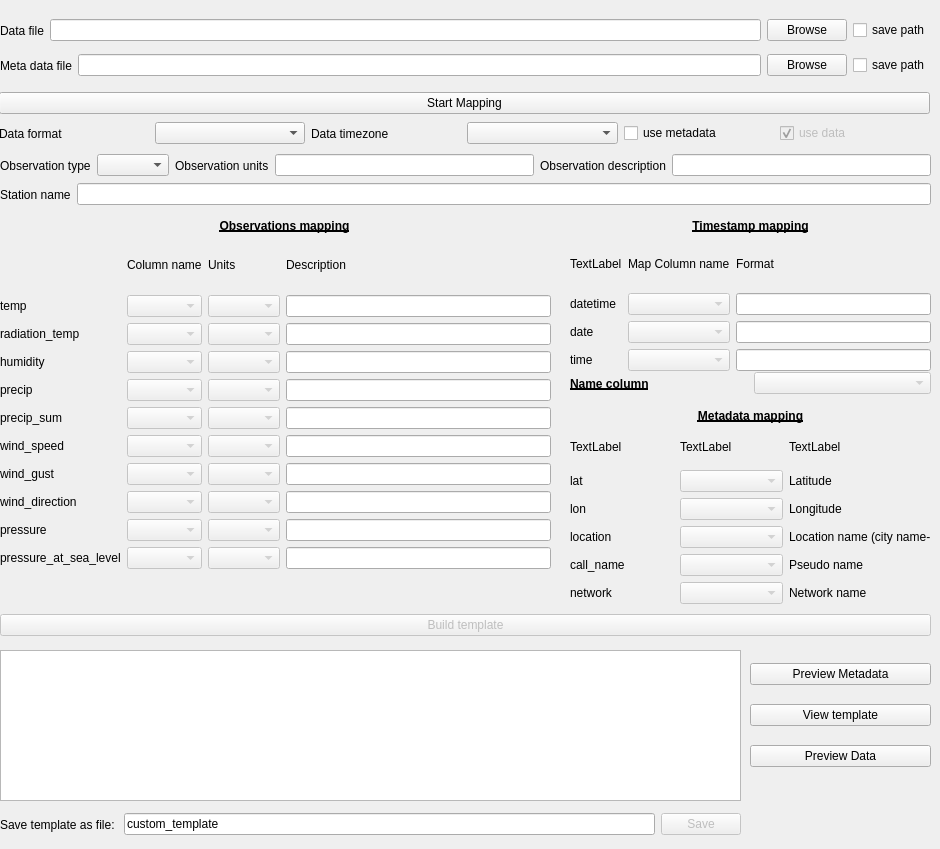
          <widget class="QWidget" name="tab">
           <attribute name="title">
            <string>Template builder</string>
           </attribute>
           <widget class="QWidget" name="horizontalLayoutWidget">
            <property name="geometry">
             <rect>
              <x>0</x>
              <y>10</y>
              <width>931</width>
              <height>41</height>
             </rect>
            </property>
            <layout class="QHBoxLayout" name="horizontalLayout_3">
             <item>
              <widget class="QLabel" name="label">
               <property name="text">
                <string>Data file</string>
               </property>
              </widget>
             </item>
             <item>
              <widget class="QLineEdit" name="data_file_T"/>
             </item>
             <item>
              <widget class="QPushButton" name="Browse_data_B">
               <property name="text">
                <string>Browse</string>
               </property>
              </widget>
             </item>
             <item>
              <widget class="QCheckBox" name="save_data_path">
               <property name="text">
                <string>save path</string>
               </property>
              </widget>
             </item>
            </layout>
           </widget>
           <widget class="QWidget" name="horizontalLayoutWidget_2">
            <property name="geometry">
             <rect>
              <x>0</x>
              <y>50</y>
              <width>931</width>
              <height>31</height>
             </rect>
            </property>
            <layout class="QHBoxLayout" name="horizontalLayout_4">
             <item>
              <widget class="QLabel" name="label_2">
               <property name="text">
                <string>Meta data file</string>
               </property>
              </widget>
             </item>
             <item>
              <widget class="QLineEdit" name="metadata_file_T"/>
             </item>
             <item>
              <widget class="QPushButton" name="Browse_metadata_B">
               <property name="text">
                <string>Browse</string>
               </property>
              </widget>
             </item>
             <item>
              <widget class="QCheckBox" name="save_metadata_path">
               <property name="text">
                <string>save path</string>
               </property>
              </widget>
             </item>
            </layout>
           </widget>
           <widget class="QWidget" name="horizontalLayoutWidget_3">
            <property name="geometry">
             <rect>
              <x>-1</x>
              <y>90</y>
              <width>931</width>
              <height>27</height>
             </rect>
            </property>
            <layout class="QHBoxLayout" name="horizontalLayout_5">
             <item>
              <widget class="QPushButton" name="start_mapping_B">
               <property name="text">
                <string>Start Mapping</string>
               </property>
              </widget>
             </item>
            </layout>
           </widget>
           <widget class="QWidget" name="horizontalLayoutWidget_4">
            <property name="geometry">
             <rect>
              <x>-1</x>
              <y>120</y>
              <width>931</width>
              <height>27</height>
             </rect>
            </property>
            <layout class="QHBoxLayout" name="horizontalLayout_6">
             <item>
              <widget class="QLabel" name="label_49">
               <property name="text">
                <string>Data format</string>
               </property>
              </widget>
             </item>
             <item>
              <widget class="QComboBox" name="browse_format"/>
             </item>
             <item>
              <widget class="QLabel" name="label_54">
               <property name="maximumSize">
                <size>
                 <width>342</width>
                 <height>16777215</height>
                </size>
               </property>
               <property name="text">
                <string>Data timezone</string>
               </property>
              </widget>
             </item>
             <item>
              <widget class="QComboBox" name="timezone_spinner"/>
             </item>
             <item>
              <widget class="QCheckBox" name="use_metadata">
               <property name="text">
                <string>use metadata</string>
               </property>
              </widget>
             </item>
             <item>
              <widget class="QCheckBox" name="checkBox">
               <property name="enabled">
                <bool>false</bool>
               </property>
               <property name="text">
                <string>use data</string>
               </property>
               <property name="checkable">
                <bool>true</bool>
               </property>
               <property name="checked">
                <bool>true</bool>
               </property>
               <property name="autoExclusive">
                <bool>false</bool>
               </property>
              </widget>
             </item>
            </layout>
           </widget>
           <widget class="QWidget" name="horizontalLayoutWidget_5">
            <property name="geometry">
             <rect>
              <x>0</x>
              <y>150</y>
              <width>931</width>
              <height>31</height>
             </rect>
            </property>
            <layout class="QHBoxLayout" name="horizontalLayout_7">
             <item>
              <widget class="QLabel" name="label_50">
               <property name="text">
                <string>Observation type</string>
               </property>
              </widget>
             </item>
             <item>
              <widget class="QComboBox" name="wide_obs_type"/>
             </item>
             <item>
              <widget class="QLabel" name="label_51">
               <property name="text">
                <string>Observation units</string>
               </property>
              </widget>
             </item>
             <item>
              <widget class="QLineEdit" name="wide_obs_units">
               <property name="enabled">
                <bool>true</bool>
               </property>
              </widget>
             </item>
             <item>
              <widget class="QLabel" name="label_52">
               <property name="text">
                <string>Observation description</string>
               </property>
              </widget>
             </item>
             <item>
              <widget class="QLineEdit" name="wide_obs_desc">
               <property name="enabled">
                <bool>true</bool>
               </property>
              </widget>
             </item>
            </layout>
           </widget>
           <widget class="QWidget" name="horizontalLayoutWidget_6">
            <property name="geometry">
             <rect>
              <x>0</x>
              <y>179</y>
              <width>931</width>
              <height>31</height>
             </rect>
            </property>
            <layout class="QHBoxLayout" name="horizontalLayout_8">
             <item>
              <widget class="QLabel" name="label_53">
               <property name="text">
                <string>Station name</string>
               </property>
              </widget>
             </item>
             <item>
              <widget class="QLineEdit" name="stationname">
               <property name="enabled">
                <bool>true</bool>
               </property>
              </widget>
             </item>
            </layout>
           </widget>
           <widget class="QWidget" name="gridLayoutWidget">
            <property name="geometry">
             <rect>
              <x>0</x>
              <y>240</y>
              <width>551</width>
              <height>329</height>
             </rect>
            </property>
            <layout class="QGridLayout" name="gridLayout">
             <item row="1" column="0">
              <widget class="QLabel" name="label_8">
               <property name="text">
                <string>temp</string>
               </property>
              </widget>
             </item>
             <item row="0" column="3">
              <widget class="QLabel" name="label_7">
               <property name="font">
                <font>
                 <pointsize>9</pointsize>
                </font>
               </property>
               <property name="text">
                <string>Description</string>
               </property>
              </widget>
             </item>
             <item row="4" column="0">
              <widget class="QLabel" name="label_11">
               <property name="text">
                <string>precip</string>
               </property>
              </widget>
             </item>
             <item row="0" column="2">
              <widget class="QLabel" name="label_6">
               <property name="font">
                <font>
                 <pointsize>9</pointsize>
                </font>
               </property>
               <property name="text">
                <string>Units</string>
               </property>
              </widget>
             </item>
             <item row="5" column="0">
              <widget class="QLabel" name="label_12">
               <property name="text">
                <string>precip_sum</string>
               </property>
              </widget>
             </item>
             <item row="0" column="1">
              <widget class="QLabel" name="label_5">
               <property name="font">
                <font>
                 <pointsize>9</pointsize>
                </font>
               </property>
               <property name="text">
                <string>Column name</string>
               </property>
              </widget>
             </item>
             <item row="3" column="0">
              <widget class="QLabel" name="label_10">
               <property name="text">
                <string>humidity</string>
               </property>
              </widget>
             </item>
             <item row="9" column="0">
              <widget class="QLabel" name="label_16">
               <property name="text">
                <string>pressure</string>
               </property>
              </widget>
             </item>
             <item row="6" column="0">
              <widget class="QLabel" name="label_13">
               <property name="text">
                <string>wind_speed</string>
               </property>
              </widget>
             </item>
             <item row="7" column="0">
              <widget class="QLabel" name="label_14">
               <property name="text">
                <string>wind_gust</string>
               </property>
              </widget>
             </item>
             <item row="8" column="0">
              <widget class="QLabel" name="label_15">
               <property name="text">
                <string>wind_direction</string>
               </property>
              </widget>
             </item>
             <item row="2" column="0">
              <widget class="QLabel" name="label_9">
               <property name="text">
                <string>radiation_temp</string>
               </property>
              </widget>
             </item>
             <item row="10" column="0">
              <widget class="QLabel" name="label_17">
               <property name="text">
                <string>pressure_at_sea_level</string>
               </property>
              </widget>
             </item>
             <item row="1" column="1">
              <widget class="QComboBox" name="temp_col_CB">
               <property name="enabled">
                <bool>false</bool>
               </property>
              </widget>
             </item>
             <item row="2" column="1">
              <widget class="QComboBox" name="radtemp_col_CB">
               <property name="enabled">
                <bool>false</bool>
               </property>
              </widget>
             </item>
             <item row="3" column="1">
              <widget class="QComboBox" name="hum_col_CB">
               <property name="enabled">
                <bool>false</bool>
               </property>
              </widget>
             </item>
             <item row="4" column="1">
              <widget class="QComboBox" name="pre_col_CB">
               <property name="enabled">
                <bool>false</bool>
               </property>
              </widget>
             </item>
             <item row="5" column="1">
              <widget class="QComboBox" name="pre_s_col_CB">
               <property name="enabled">
                <bool>false</bool>
               </property>
              </widget>
             </item>
             <item row="6" column="1">
              <widget class="QComboBox" name="wind_col_CB">
               <property name="enabled">
                <bool>false</bool>
               </property>
              </widget>
             </item>
             <item row="7" column="1">
              <widget class="QComboBox" name="gust_col_CB">
               <property name="enabled">
                <bool>false</bool>
               </property>
              </widget>
             </item>
             <item row="8" column="1">
              <widget class="QComboBox" name="dir_col_CB">
               <property name="enabled">
                <bool>false</bool>
               </property>
              </widget>
             </item>
             <item row="9" column="1">
              <widget class="QComboBox" name="p_col_CB">
               <property name="enabled">
                <bool>false</bool>
               </property>
              </widget>
             </item>
             <item row="10" column="1">
              <widget class="QComboBox" name="psea_col_CB">
               <property name="enabled">
                <bool>false</bool>
               </property>
              </widget>
             </item>
             <item row="1" column="2">
              <widget class="QComboBox" name="temp_units_CB">
               <property name="enabled">
                <bool>false</bool>
               </property>
              </widget>
             </item>
             <item row="2" column="2">
              <widget class="QComboBox" name="radtemp_units_CB">
               <property name="enabled">
                <bool>false</bool>
               </property>
              </widget>
             </item>
             <item row="3" column="2">
              <widget class="QComboBox" name="hum_units_CB">
               <property name="enabled">
                <bool>false</bool>
               </property>
              </widget>
             </item>
             <item row="4" column="2">
              <widget class="QComboBox" name="pre_units_CB">
               <property name="enabled">
                <bool>false</bool>
               </property>
              </widget>
             </item>
             <item row="5" column="2">
              <widget class="QComboBox" name="pre_s_units_CB">
               <property name="enabled">
                <bool>false</bool>
               </property>
              </widget>
             </item>
             <item row="6" column="2">
              <widget class="QComboBox" name="wind_units_CB">
               <property name="enabled">
                <bool>false</bool>
               </property>
              </widget>
             </item>
             <item row="7" column="2">
              <widget class="QComboBox" name="gust_units_CB">
               <property name="enabled">
                <bool>false</bool>
               </property>
              </widget>
             </item>
             <item row="8" column="2">
              <widget class="QComboBox" name="dir_units_CB">
               <property name="enabled">
                <bool>false</bool>
               </property>
              </widget>
             </item>
             <item row="9" column="2">
              <widget class="QComboBox" name="p_units_CB">
               <property name="enabled">
                <bool>false</bool>
               </property>
              </widget>
             </item>
             <item row="10" column="2">
              <widget class="QComboBox" name="psea_units_CB">
               <property name="enabled">
                <bool>false</bool>
               </property>
              </widget>
             </item>
             <item row="1" column="3">
              <widget class="QLineEdit" name="temp_desc_T">
               <property name="enabled">
                <bool>true</bool>
               </property>
              </widget>
             </item>
             <item row="2" column="3">
              <widget class="QLineEdit" name="radtemp_desc_T">
               <property name="enabled">
                <bool>true</bool>
               </property>
              </widget>
             </item>
             <item row="4" column="3">
              <widget class="QLineEdit" name="pre_desc_T">
               <property name="enabled">
                <bool>true</bool>
               </property>
              </widget>
             </item>
             <item row="3" column="3">
              <widget class="QLineEdit" name="hum_desc_T">
               <property name="enabled">
                <bool>true</bool>
               </property>
              </widget>
             </item>
             <item row="5" column="3">
              <widget class="QLineEdit" name="pre_s_desc_T">
               <property name="enabled">
                <bool>true</bool>
               </property>
              </widget>
             </item>
             <item row="6" column="3">
              <widget class="QLineEdit" name="wind_desc_T">
               <property name="enabled">
                <bool>true</bool>
               </property>
              </widget>
             </item>
             <item row="7" column="3">
              <widget class="QLineEdit" name="gust_desc_T">
               <property name="enabled">
                <bool>true</bool>
               </property>
              </widget>
             </item>
             <item row="8" column="3">
              <widget class="QLineEdit" name="dir_desc_T">
               <property name="enabled">
                <bool>true</bool>
               </property>
              </widget>
             </item>
             <item row="9" column="3">
              <widget class="QLineEdit" name="p_desc_T">
               <property name="enabled">
                <bool>true</bool>
               </property>
              </widget>
             </item>
             <item row="10" column="3">
              <widget class="QLineEdit" name="psea_desc_T">
               <property name="enabled">
                <bool>true</bool>
               </property>
              </widget>
             </item>
            </layout>
           </widget>
           <widget class="QWidget" name="horizontalLayoutWidget_7">
            <property name="geometry">
             <rect>
              <x>-1</x>
              <y>210</y>
              <width>571</width>
              <height>31</height>
             </rect>
            </property>
            <layout class="QHBoxLayout" name="horizontalLayout_10">
             <item>
              <widget class="QLabel" name="label_3">
               <property name="font">
                <font>
                 <weight>75</weight>
                 <bold>true</bold>
                 <underline>true</underline>
                </font>
               </property>
               <property name="text">
                <string>Observations mapping</string>
               </property>
               <property name="alignment">
                <set>Qt::AlignCenter</set>
               </property>
              </widget>
             </item>
            </layout>
           </widget>
           <widget class="QWidget" name="horizontalLayoutWidget_8">
            <property name="geometry">
             <rect>
              <x>570</x>
              <y>210</y>
              <width>361</width>
              <height>31</height>
             </rect>
            </property>
            <layout class="QHBoxLayout" name="horizontalLayout_11">
             <item>
              <widget class="QLabel" name="label_4">
               <property name="font">
                <font>
                 <weight>75</weight>
                 <bold>true</bold>
                 <underline>true</underline>
                </font>
               </property>
               <property name="text">
                <string>Timestamp mapping</string>
               </property>
               <property name="alignment">
                <set>Qt::AlignCenter</set>
               </property>
              </widget>
             </item>
            </layout>
           </widget>
           <widget class="QWidget" name="gridLayoutWidget_2">
            <property name="geometry">
             <rect>
              <x>570</x>
              <y>240</y>
              <width>361</width>
              <height>131</height>
             </rect>
            </property>
            <layout class="QGridLayout" name="gridLayout_2">
             <item row="0" column="1">
              <widget class="QLabel" name="label_19">
               <property name="font">
                <font>
                 <pointsize>9</pointsize>
                </font>
               </property>
               <property name="text">
                <string>Map Column name</string>
               </property>
              </widget>
             </item>
             <item row="0" column="2">
              <widget class="QLabel" name="label_20">
               <property name="font">
                <font>
                 <pointsize>9</pointsize>
                </font>
               </property>
               <property name="text">
                <string>Format</string>
               </property>
              </widget>
             </item>
             <item row="0" column="0">
              <widget class="QLabel" name="label_26">
               <property name="text">
                <string>TextLabel</string>
               </property>
              </widget>
             </item>
             <item row="2" column="1">
              <widget class="QComboBox" name="date_col_CB">
               <property name="enabled">
                <bool>false</bool>
               </property>
              </widget>
             </item>
             <item row="1" column="1">
              <widget class="QComboBox" name="datetime_col_CB">
               <property name="enabled">
                <bool>false</bool>
               </property>
              </widget>
             </item>
             <item row="2" column="0">
              <widget class="QLabel" name="label_24">
               <property name="text">
                <string>date</string>
               </property>
              </widget>
             </item>
             <item row="1" column="0">
              <widget class="QLabel" name="label_22">
               <property name="text">
                <string>datetime</string>
               </property>
              </widget>
             </item>
             <item row="2" column="2">
              <widget class="QLineEdit" name="date_fmt_T">
               <property name="enabled">
                <bool>true</bool>
               </property>
              </widget>
             </item>
             <item row="1" column="2">
              <widget class="QLineEdit" name="datetime_fmt_T">
               <property name="enabled">
                <bool>true</bool>
               </property>
              </widget>
             </item>
             <item row="3" column="0">
              <widget class="QLabel" name="label_23">
               <property name="text">
                <string>time</string>
               </property>
              </widget>
             </item>
             <item row="3" column="1">
              <widget class="QComboBox" name="time_col_CB">
               <property name="enabled">
                <bool>false</bool>
               </property>
              </widget>
             </item>
             <item row="3" column="2">
              <widget class="QLineEdit" name="time_fmt_T">
               <property name="enabled">
                <bool>true</bool>
               </property>
              </widget>
             </item>
            </layout>
           </widget>
           <widget class="QWidget" name="horizontalLayoutWidget_9">
            <property name="geometry">
             <rect>
              <x>570</x>
              <y>370</y>
              <width>361</width>
              <height>27</height>
             </rect>
            </property>
            <layout class="QHBoxLayout" name="horizontalLayout_12">
             <item>
              <widget class="QLabel" name="label_18">
               <property name="font">
                <font>
                 <weight>75</weight>
                 <bold>true</bold>
                 <underline>true</underline>
                </font>
               </property>
               <property name="text">
                <string>Name column</string>
               </property>
              </widget>
             </item>
             <item>
              <widget class="QComboBox" name="name_col_CB">
               <property name="enabled">
                <bool>false</bool>
               </property>
              </widget>
             </item>
            </layout>
           </widget>
           <widget class="QWidget" name="horizontalLayoutWidget_10">
            <property name="geometry">
             <rect>
              <x>570</x>
              <y>400</y>
              <width>361</width>
              <height>31</height>
             </rect>
            </property>
            <layout class="QHBoxLayout" name="horizontalLayout_13">
             <item>
              <widget class="QLabel" name="label_21">
               <property name="font">
                <font>
                 <weight>75</weight>
                 <bold>true</bold>
                 <underline>true</underline>
                </font>
               </property>
               <property name="text">
                <string>Metadata mapping</string>
               </property>
               <property name="alignment">
                <set>Qt::AlignCenter</set>
               </property>
              </widget>
             </item>
            </layout>
           </widget>
           <widget class="QWidget" name="gridLayoutWidget_3">
            <property name="geometry">
             <rect>
              <x>570</x>
              <y>430</y>
              <width>361</width>
              <height>174</height>
             </rect>
            </property>
            <layout class="QGridLayout" name="gridLayout_3">
             <item row="0" column="1">
              <widget class="QLabel" name="label_27">
               <property name="text">
                <string>TextLabel</string>
               </property>
              </widget>
             </item>
             <item row="0" column="2">
              <widget class="QLabel" name="label_28">
               <property name="text">
                <string>TextLabel</string>
               </property>
              </widget>
             </item>
             <item row="4" column="0">
              <widget class="QLabel" name="label_30">
               <property name="text">
                <string>call_name</string>
               </property>
              </widget>
             </item>
             <item row="2" column="0">
              <widget class="QLabel" name="label_29">
               <property name="text">
                <string>lon</string>
               </property>
              </widget>
             </item>
             <item row="3" column="0">
              <widget class="QLabel" name="label_35">
               <property name="text">
                <string>location</string>
               </property>
              </widget>
             </item>
             <item row="0" column="0">
              <widget class="QLabel" name="label_25">
               <property name="text">
                <string>TextLabel</string>
               </property>
              </widget>
             </item>
             <item row="1" column="0">
              <widget class="QLabel" name="label_55">
               <property name="text">
                <string>lat</string>
               </property>
              </widget>
             </item>
             <item row="5" column="0">
              <widget class="QLabel" name="label_31">
               <property name="text">
                <string>network</string>
               </property>
              </widget>
             </item>
             <item row="1" column="1">
              <widget class="QComboBox" name="lat_col_CB">
               <property name="enabled">
                <bool>false</bool>
               </property>
              </widget>
             </item>
             <item row="2" column="1">
              <widget class="QComboBox" name="lon_col_CB">
               <property name="enabled">
                <bool>false</bool>
               </property>
              </widget>
             </item>
             <item row="3" column="1">
              <widget class="QComboBox" name="loc_col_CB">
               <property name="enabled">
                <bool>false</bool>
               </property>
              </widget>
             </item>
             <item row="4" column="1">
              <widget class="QComboBox" name="call_col_CB">
               <property name="enabled">
                <bool>false</bool>
               </property>
              </widget>
             </item>
             <item row="5" column="1">
              <widget class="QComboBox" name="network_col_CB">
               <property name="enabled">
                <bool>false</bool>
               </property>
              </widget>
             </item>
             <item row="1" column="2">
              <widget class="QLabel" name="label_33">
               <property name="text">
                <string>Latitude</string>
               </property>
              </widget>
             </item>
             <item row="2" column="2">
              <widget class="QLabel" name="label_32">
               <property name="text">
                <string>Longitude</string>
               </property>
              </widget>
             </item>
             <item row="3" column="2">
              <widget class="QLabel" name="label_34">
               <property name="text">
                <string>Location name (city name-</string>
               </property>
              </widget>
             </item>
             <item row="4" column="2">
              <widget class="QLabel" name="label_38">
               <property name="text">
                <string>Pseudo name</string>
               </property>
              </widget>
             </item>
             <item row="5" column="2">
              <widget class="QLabel" name="label_39">
               <property name="text">
                <string>Network name</string>
               </property>
              </widget>
             </item>
            </layout>
           </widget>
           <widget class="QWidget" name="horizontalLayoutWidget_11">
            <property name="geometry">
             <rect>
              <x>0</x>
              <y>610</y>
              <width>931</width>
              <height>31</height>
             </rect>
            </property>
            <layout class="QHBoxLayout" name="horizontalLayout_14">
             <item>
              <widget class="QPushButton" name="build_B">
               <property name="enabled">
                <bool>false</bool>
               </property>
               <property name="text">
                <string>Build template</string>
               </property>
              </widget>
             </item>
            </layout>
           </widget>
           <widget class="QWidget" name="horizontalLayoutWidget_12">
            <property name="geometry">
             <rect>
              <x>0</x>
              <y>650</y>
              <width>741</width>
              <height>151</height>
             </rect>
            </property>
            <layout class="QHBoxLayout" name="horizontalLayout_15">
             <item>
              <widget class="QTableView" name="table"/>
             </item>
            </layout>
           </widget>
           <widget class="QWidget" name="verticalLayoutWidget">
            <property name="geometry">
             <rect>
              <x>750</x>
              <y>650</y>
              <width>181</width>
              <height>131</height>
             </rect>
            </property>
            <layout class="QVBoxLayout" name="verticalLayout_3">
             <item>
              <widget class="QPushButton" name="preview_metadata">
               <property name="text">
                <string>Preview Metadata</string>
               </property>
              </widget>
             </item>
             <item>
              <widget class="QPushButton" name="view_template">
               <property name="text">
                <string>View template</string>
               </property>
              </widget>
             </item>
             <item>
              <widget class="QPushButton" name="preview_data">
               <property name="text">
                <string>Preview Data</string>
               </property>
              </widget>
             </item>
            </layout>
           </widget>
           <widget class="QWidget" name="horizontalLayoutWidget_13">
            <property name="geometry">
             <rect>
              <x>0</x>
              <y>809</y>
              <width>741</width>
              <height>31</height>
             </rect>
            </property>
            <layout class="QHBoxLayout" name="horizontalLayout_16">
             <item>
              <widget class="QLabel" name="label_36">
               <property name="text">
                <string>Save template as file: </string>
               </property>
              </widget>
             </item>
             <item>
              <widget class="QLineEdit" name="templatename">
               <property name="text">
                <string>custom_template</string>
               </property>
              </widget>
             </item>
             <item>
              <widget class="QPushButton" name="save_template">
               <property name="enabled">
                <bool>false</bool>
               </property>
               <property name="text">
                <string>Save</string>
               </property>
              </widget>
             </item>
            </layout>
           </widget>
          </widget>
